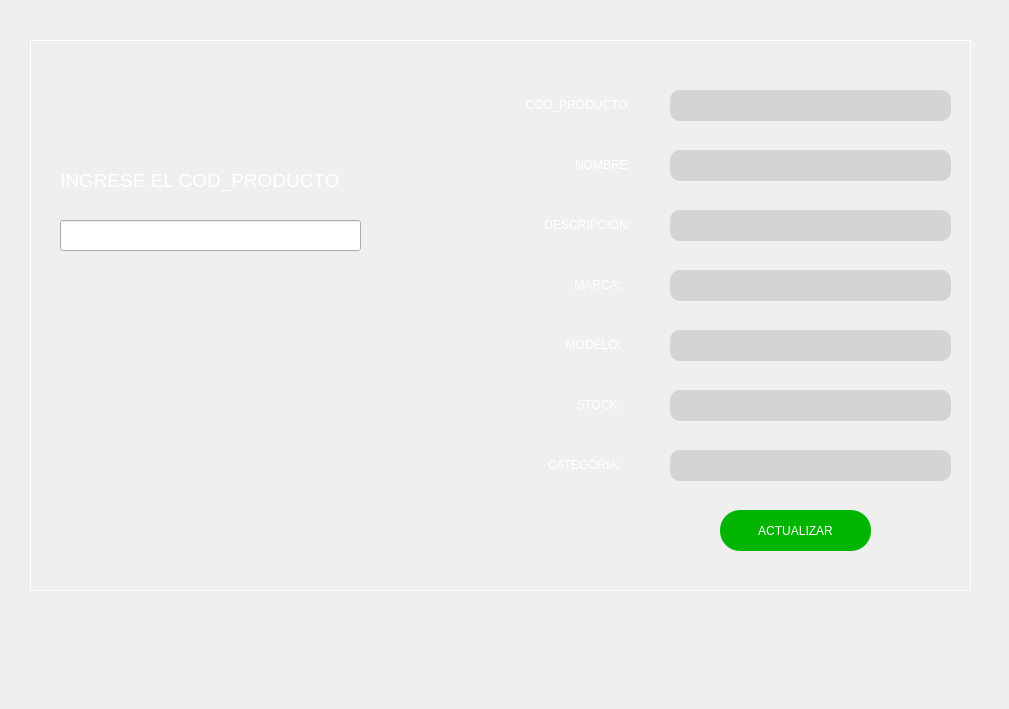
    <widget class="QWidget" name="tab_ACTUALIZAR">
     <attribute name="title">
      <string>Actualizar Productos</string>
     </attribute>
     <widget class="QLabel" name="label_5">
      <property name="geometry">
       <rect>
        <x>0</x>
        <y>-20</y>
        <width>1000</width>
        <height>700</height>
       </rect>
      </property>
      <property name="text">
       <string/>
      </property>
      <property name="pixmap">
       <pixmap>../../../Downloads/principal.png</pixmap>
      </property>
      <property name="scaledContents">
       <bool>true</bool>
      </property>
     </widget>
     <widget class="QLabel" name="label_16">
      <property name="geometry">
       <rect>
        <x>60</x>
        <y>150</y>
        <width>311</width>
        <height>61</height>
       </rect>
      </property>
      <property name="text">
       <string>&lt;html&gt;&lt;head/&gt;&lt;body&gt;&lt;p&gt;&lt;span style=&quot; font-size:14pt; color:#ffffff;&quot;&gt;INGRESE EL COD_PRODUCTO&lt;/span&gt;&lt;/p&gt;&lt;/body&gt;&lt;/html&gt;</string>
      </property>
     </widget>
     <widget class="QLineEdit" name="line_ACTUALIZAR">
      <property name="geometry">
       <rect>
        <x>60</x>
        <y>220</y>
        <width>301</width>
        <height>31</height>
       </rect>
      </property>
     </widget>
     <widget class="QLabel" name="label_17">
      <property name="geometry">
       <rect>
        <x>520</x>
        <y>390</y>
        <width>101</width>
        <height>31</height>
       </rect>
      </property>
      <property name="styleSheet">
       <string notr="true">font: 16pt &quot;MS Shell Dlg 2&quot;;
color: white;</string>
      </property>
      <property name="text">
       <string>&lt;html&gt;&lt;head/&gt;&lt;body&gt;&lt;p align=&quot;right&quot;&gt;STOCK:&lt;/p&gt;&lt;/body&gt;&lt;/html&gt;</string>
      </property>
     </widget>
     <widget class="QLineEdit" name="line_MARCA_2">
      <property name="geometry">
       <rect>
        <x>670</x>
        <y>270</y>
        <width>281</width>
        <height>31</height>
       </rect>
      </property>
      <property name="styleSheet">
       <string notr="true">border-radius:10px;
font: 14pt &quot;MS Shell Dlg 2&quot;;
background-color: rgb(212, 212, 212);
</string>
      </property>
      <property name="echoMode">
       <enum>QLineEdit::Normal</enum>
      </property>
     </widget>
     <widget class="QLineEdit" name="line_CATE_2">
      <property name="geometry">
       <rect>
        <x>670</x>
        <y>450</y>
        <width>281</width>
        <height>31</height>
       </rect>
      </property>
      <property name="styleSheet">
       <string notr="true">border-radius:10px;
font: 14pt &quot;MS Shell Dlg 2&quot;;
background-color: rgb(212, 212, 212);
</string>
      </property>
      <property name="echoMode">
       <enum>QLineEdit::Password</enum>
      </property>
     </widget>
     <widget class="QLabel" name="label_18">
      <property name="geometry">
       <rect>
        <x>470</x>
        <y>150</y>
        <width>161</width>
        <height>31</height>
       </rect>
      </property>
      <property name="styleSheet">
       <string notr="true">font: 16pt &quot;MS Shell Dlg 2&quot;;
color: white;</string>
      </property>
      <property name="text">
       <string>&lt;html&gt;&lt;head/&gt;&lt;body&gt;&lt;p align=&quot;right&quot;&gt;NOMBRE:&lt;/p&gt;&lt;/body&gt;&lt;/html&gt;</string>
      </property>
     </widget>
     <widget class="QLineEdit" name="line_MODELO_2">
      <property name="geometry">
       <rect>
        <x>670</x>
        <y>330</y>
        <width>281</width>
        <height>31</height>
       </rect>
      </property>
      <property name="styleSheet">
       <string notr="true">border-radius:10px;
font: 14pt &quot;MS Shell Dlg 2&quot;;
background-color: rgb(212, 212, 212);
</string>
      </property>
      <property name="echoMode">
       <enum>QLineEdit::Normal</enum>
      </property>
     </widget>
     <widget class="QLabel" name="label_19">
      <property name="geometry">
       <rect>
        <x>310</x>
        <y>90</y>
        <width>321</width>
        <height>31</height>
       </rect>
      </property>
      <property name="styleSheet">
       <string notr="true">font: 16pt &quot;MS Shell Dlg 2&quot;;
color: white;</string>
      </property>
      <property name="text">
       <string>&lt;html&gt;&lt;head/&gt;&lt;body&gt;&lt;p align=&quot;right&quot;&gt;COD_PRODUCTO:&lt;/p&gt;&lt;/body&gt;&lt;/html&gt;</string>
      </property>
     </widget>
     <widget class="QLabel" name="label_20">
      <property name="geometry">
       <rect>
        <x>450</x>
        <y>450</y>
        <width>171</width>
        <height>31</height>
       </rect>
      </property>
      <property name="styleSheet">
       <string notr="true">font: 16pt &quot;MS Shell Dlg 2&quot;;
color: white;</string>
      </property>
      <property name="text">
       <string>&lt;html&gt;&lt;head/&gt;&lt;body&gt;&lt;p align=&quot;right&quot;&gt;CATEGORIA:&lt;/p&gt;&lt;/body&gt;&lt;/html&gt;</string>
      </property>
     </widget>
     <widget class="QLineEdit" name="line_STOCK_2">
      <property name="geometry">
       <rect>
        <x>670</x>
        <y>390</y>
        <width>281</width>
        <height>31</height>
       </rect>
      </property>
      <property name="styleSheet">
       <string notr="true">border-radius:10px;
font: 14pt &quot;MS Shell Dlg 2&quot;;
background-color: rgb(212, 212, 212);
</string>
      </property>
      <property name="echoMode">
       <enum>QLineEdit::Normal</enum>
      </property>
     </widget>
     <widget class="QLabel" name="label_21">
      <property name="geometry">
       <rect>
        <x>400</x>
        <y>330</y>
        <width>221</width>
        <height>31</height>
       </rect>
      </property>
      <property name="styleSheet">
       <string notr="true">font: 16pt &quot;MS Shell Dlg 2&quot;;
color: white;</string>
      </property>
      <property name="text">
       <string>&lt;html&gt;&lt;head/&gt;&lt;body&gt;&lt;p align=&quot;right&quot;&gt;MODELO:&lt;/p&gt;&lt;/body&gt;&lt;/html&gt;</string>
      </property>
     </widget>
     <widget class="QLabel" name="label_22">
      <property name="geometry">
       <rect>
        <x>420</x>
        <y>210</y>
        <width>211</width>
        <height>31</height>
       </rect>
      </property>
      <property name="styleSheet">
       <string notr="true">font: 16pt &quot;MS Shell Dlg 2&quot;;
color: white;</string>
      </property>
      <property name="text">
       <string>&lt;html&gt;&lt;head/&gt;&lt;body&gt;&lt;p align=&quot;right&quot;&gt;DESCRIPCION:&lt;/p&gt;&lt;/body&gt;&lt;/html&gt;</string>
      </property>
     </widget>
     <widget class="QLineEdit" name="line_NOMBRE_2">
      <property name="geometry">
       <rect>
        <x>670</x>
        <y>150</y>
        <width>281</width>
        <height>31</height>
       </rect>
      </property>
      <property name="styleSheet">
       <string notr="true">border-radius:10px;
font: 14pt &quot;MS Shell Dlg 2&quot;;
background-color: rgb(212, 212, 212);
</string>
      </property>
      <property name="echoMode">
       <enum>QLineEdit::Normal</enum>
      </property>
     </widget>
     <widget class="QLabel" name="label_23">
      <property name="geometry">
       <rect>
        <x>520</x>
        <y>270</y>
        <width>101</width>
        <height>31</height>
       </rect>
      </property>
      <property name="styleSheet">
       <string notr="true">font: 16pt &quot;MS Shell Dlg 2&quot;;
color: white;</string>
      </property>
      <property name="text">
       <string>&lt;html&gt;&lt;head/&gt;&lt;body&gt;&lt;p align=&quot;right&quot;&gt;MARCA:&lt;/p&gt;&lt;/body&gt;&lt;/html&gt;</string>
      </property>
     </widget>
     <widget class="QLineEdit" name="line_COD_2">
      <property name="geometry">
       <rect>
        <x>670</x>
        <y>90</y>
        <width>281</width>
        <height>31</height>
       </rect>
      </property>
      <property name="styleSheet">
       <string notr="true">border-radius:10px;
font: 14pt &quot;MS Shell Dlg 2&quot;;
background-color: rgb(212, 212, 212);</string>
      </property>
     </widget>
     <widget class="QLineEdit" name="line_DESCR_2">
      <property name="geometry">
       <rect>
        <x>670</x>
        <y>210</y>
        <width>281</width>
        <height>31</height>
       </rect>
      </property>
      <property name="styleSheet">
       <string notr="true">border-radius:10px;
font: 14pt &quot;MS Shell Dlg 2&quot;;
background-color: rgb(212, 212, 212);
</string>
      </property>
      <property name="echoMode">
       <enum>QLineEdit::Normal</enum>
      </property>
     </widget>
     <widget class="QTextBrowser" name="textBrowser_2">
      <property name="geometry">
       <rect>
        <x>30</x>
        <y>40</y>
        <width>941</width>
        <height>551</height>
       </rect>
      </property>
      <property name="styleSheet">
       <string notr="true">QTextBrowser {
    background-color: transparent;
    border: 1px solid white;
}</string>
      </property>
     </widget>
     <widget class="QPushButton" name="Button_ACTUALIZAR">
      <property name="geometry">
       <rect>
        <x>720</x>
        <y>510</y>
        <width>151</width>
        <height>41</height>
       </rect>
      </property>
      <property name="styleSheet">
       <string notr="true">border-radius:20px;
background-color: rgb(0, 180, 0);
color: rgb(255, 255, 255);
font: 14pt &quot;MS Shell Dlg 2&quot;;
</string>
      </property>
      <property name="text">
       <string>ACTUALIZAR</string>
      </property>
     </widget>
     <widget class="QLabel" name="label_ACTUALIZAR">
      <property name="geometry">
       <rect>
        <x>80</x>
        <y>270</y>
        <width>261</width>
        <height>31</height>
       </rect>
      </property>
      <property name="font">
       <font>
        <family>MS Shell Dlg 2</family>
        <pointsize>14</pointsize>
        <weight>50</weight>
        <italic>false</italic>
        <bold>false</bold>
       </font>
      </property>
      <property name="styleSheet">
       <string notr="true">font: 14pt &quot;MS Shell Dlg 2&quot;;
color: rgb(252, 255, 39);</string>
      </property>
      <property name="text">
       <string/>
      </property>
     </widget>
     <zorder>label_5</zorder>
     <zorder>textBrowser_2</zorder>
     <zorder>label_16</zorder>
     <zorder>line_ACTUALIZAR</zorder>
     <zorder>label_17</zorder>
     <zorder>line_MARCA_2</zorder>
     <zorder>line_CATE_2</zorder>
     <zorder>label_18</zorder>
     <zorder>line_MODELO_2</zorder>
     <zorder>label_19</zorder>
     <zorder>label_20</zorder>
     <zorder>line_STOCK_2</zorder>
     <zorder>label_21</zorder>
     <zorder>label_22</zorder>
     <zorder>line_NOMBRE_2</zorder>
     <zorder>label_23</zorder>
     <zorder>line_COD_2</zorder>
     <zorder>line_DESCR_2</zorder>
     <zorder>Button_ACTUALIZAR</zorder>
     <zorder>label_ACTUALIZAR</zorder>
    </widget>
